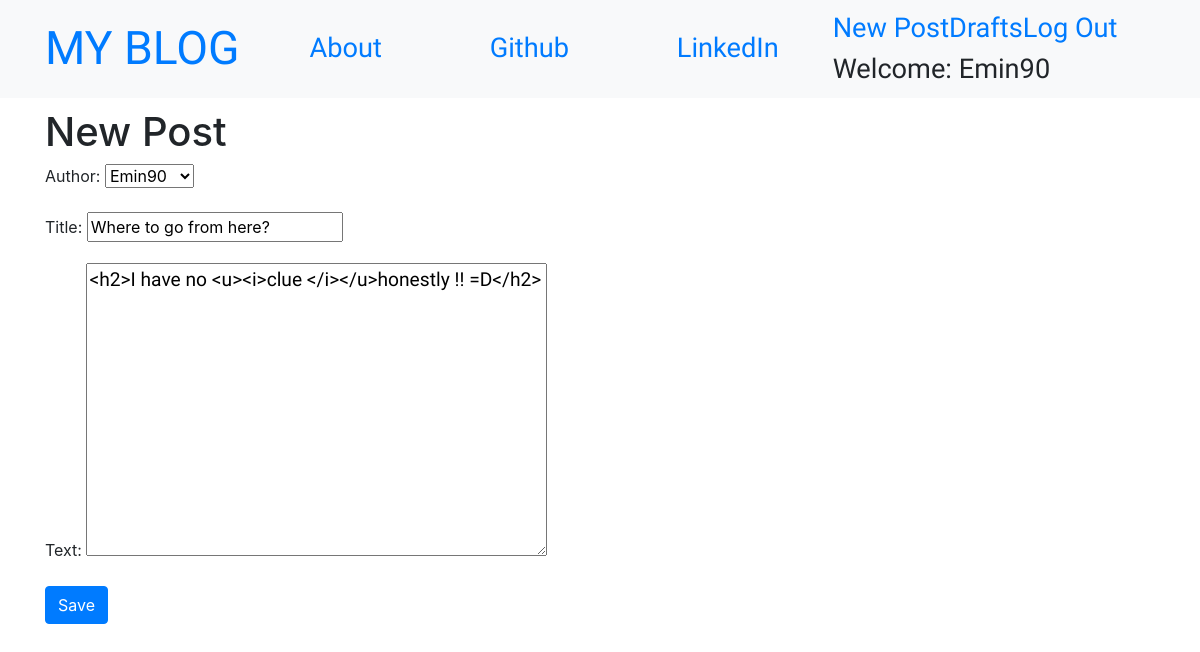
The app's page /post/10/edit/ (signed in) with its own data.
### blog/models.py (models this page shows, shortened)
class Post(models.Model):
    author = models.ForeignKey('auth.User',on_delete=models.CASCADE)
    title = models.CharField(max_length=200)
    text = models.TextField()
    created_date = models.DateTimeField(default=timezone.now)
    published_date = models.DateTimeField(blank=True,null=True)

### blog/views.py (the view)
class PostUpdateView(LoginRequiredMixin, UpdateView):
    login_url = "/login/"
    redirect_field_name = "blog/post_detail.html"
    form_class = PostForm
    model = Post

### blog/forms.py
class PostForm(forms.ModelForm):
    class Meta():
        model = Post
        fields = ('author','title','text')
        widgets = {
            'title':forms.TextInput(attrs={'class':'textinputclass'}),
            'text':forms.Textarea(attrs={'class':'editable medium-editor-textarea postcontent'})
        }

### blog/templates/blog/post_form.html (shortened to what this page needs)
{% extends "blog/base.html" %}
{% block content %}
<h1>New Post</h1>
<form class="post-form" method="POST">
  {% csrf_token %} {{form.as_p}}
  <button type="submit" class="btn btn-primary">Save</button>
</form>
{% endblock %}

### blog/templates/blog/base.html (shortened to what this page needs)
<!DOCTYPE html>
{% load staticfiles %}
<html lang="en">
  <head>
    <link rel="stylesheet" href="https://stackpath.bootstrapcdn.com/bootstrap/4.4.1/css/bootstrap.min.css">
    <link rel="stylesheet" href="//cdn.jsdelivr.net/npm/medium-editor@latest/dist/css/medium-editor.min.css" type="text/css" media="screen" charset="utf-8">
    <link rel="stylesheet" href="{% static 'css/blog.css' %}">
    <link rel="stylesheet" href="https://use.fontawesome.com/releases/v5.5.0/css/all.css">
  </head>
  <body class="loader">
    <nav class="navbar navbar-expand-lg bg-light techfont">
      <div class="container">
      <a class="navbar-brand bigbrand" href="{% url 'post_list' %}">MY BLOG</a>
      <div class="collapse navbar-collapse" id="navbarNav">
        <ul class="navbar-nav nav-fill w-100">
          <li class="nav-item">
            <a class="nav-link" href="{% url 'about' %}">About</a>
          </li>
          <li class="nav-item">
            <a class="nav-link" href="https://www.github.com">Github</a>
          </li>
          <li class="nav-item">
            <a class="nav-link" href="https://www.linkedin.com">LinkedIn</a></li>
        </ul>
        <ul class="nav navbar-nav navbar-right">
          {% if user.is_authenticated %}
          <li>
            <a href="{% url 'post_new' %}">New Post</a>
          </li>
          <li>
            <a href="{% url 'post_draft_list' %}">Drafts</a>
          </li>
          <li>
            <a href="{% url 'logout' %}">Log Out</a>
          </li>
          <li>
            <a>Welcome: {{user.username}}</a>
          </li>
          {% else %}
          <button type="button" class="btn btn-default btn-lg">
            <a class="nav navbar-right" href="{% url 'login' %}">
              <i class="fas fa-user-ninja"></i>
            </a>
          </button>
          {% endif %}
        </ul>
      </div>
    </div>
    </nav>
    <div class="content container">
      <div class="row">
        <div class="col-md-8">
          <div class="blog_posts">
            {% block content %}
            {% endblock %}
          </div>
        </div>
      </div>
    </div>
  </body>
</html>

### blog/static/css/blog.css (style rules this page uses)
.techfont { font-family: 'Heebo', sans-serif; font-size: 1.7em; margin-bottom: 10px; }
.bigbrand { font-size: 1.7em; }
.postcontent { font-family: 'Heebo'; font-size: 1.2em; }
.loader { filter: hue-rotate(0deg); color: linear-gradient(45deg, #0f8, #08f); animation: hue 10000ms infinite linear; }

### records on screen
Post: author "Emin90", title "Where to go from here?", text "<h2>I have no <u><i>clue </i></u>honestly !! =D</h2>"

### other values on screen
{{ user.username }} "Emin90"
